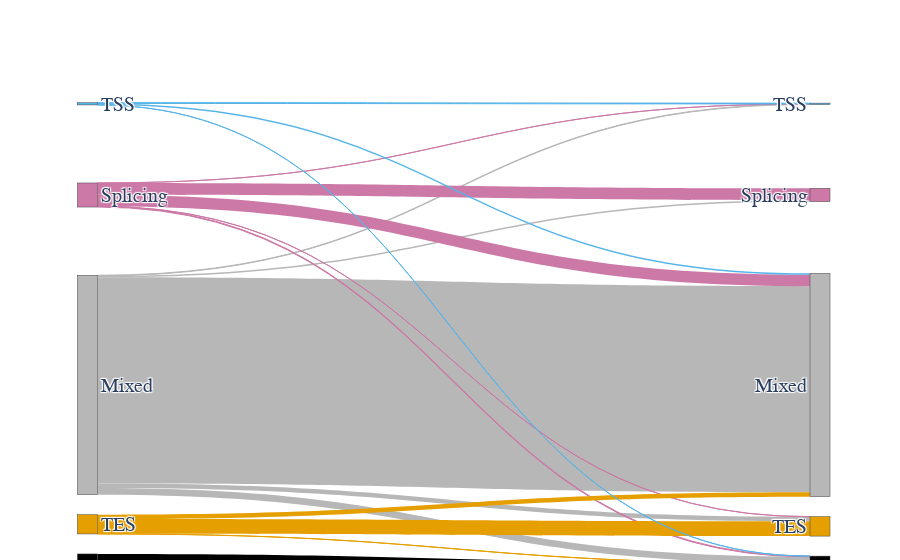

Notebook source saved alongside this figure:
### Markdown cell above
## Sankey plot + statistics

### Code cell
ofile = 'figures/sample_det_sample_major_centroid_sankey.pdf'
counts = df[['gid', 'sector_det', 'sector_major']].groupby(['sector_det', 'sector_major']).count().reset_index().copy(deep=True)
print(counts.head())
fig = plot_sankey(counts,
                  source='sector_det',
                  sink='sector_major',
                  counts='gid',
                  color='sector',
                  title='')
h = 700
w = 1.8792590838529746*h
pio.write_image(fig, ofile, width=w, height=h)

### Figure 1 — Plotly figure (JSON) as saved in the notebook; plotly's stock layout.template omitted (floating-point values rounded to 4 significant figures)
{"data": [{"arrangement": "snap", "link": {"color": ["#b7b7b7", "#b7b7b7", "#b7b7b7", "#b7b7b7", "#b7b7b7", "#000000", "#CC79A7", "#CC79A7", "#CC79A7", "#CC79A7", "#CC79A7", "#E69F00", "#E69F00", "#E69F00", "#56B4E9", "#56B4E9", "#56B4E9"], "source": [3, 3, 3, 3, 3, 4, 1, 1, 1, 1, 1, 2, 2, 2, 0, 0, 0], "target": [8, 9, 6, 7, 5, 9, 8, 9, 6, 7, 5, 8, 9, 7, 8, 9, 5], "value": [12040, 387, 88, 269, 33, 2045, 666, 45, 689, 5, 1, 255, 7, 861, 85, 1, 46]}, "node": {"color": ["#56B4E9", "#CC79A7", "#E69F00", "#b7b7b7", "#000000", "#56B4E9", "#CC79A7", "#E69F00", "#b7b7b7", "#000000"], "label": ["TSS", "Splicing", "TES", "Mixed", "Simple", "TSS", "Splicing", "TES", "Mixed", "Simple"], "x": [0.01, 0.01, 0.01, 0.01, 0.01, 1, 1, 1, 1, 1], "y": [0.01, 0.25, 0.5, 0.75, 1, 0.01, 0.25, 0.5, 0.75, 1]}, "textfont": {"family": "Arial", "size": 20}, "type": "sankey"}], "layout": {"autosize": true, "font": {"family": "Times New Roman"}, "title": {"text": ""}}}
